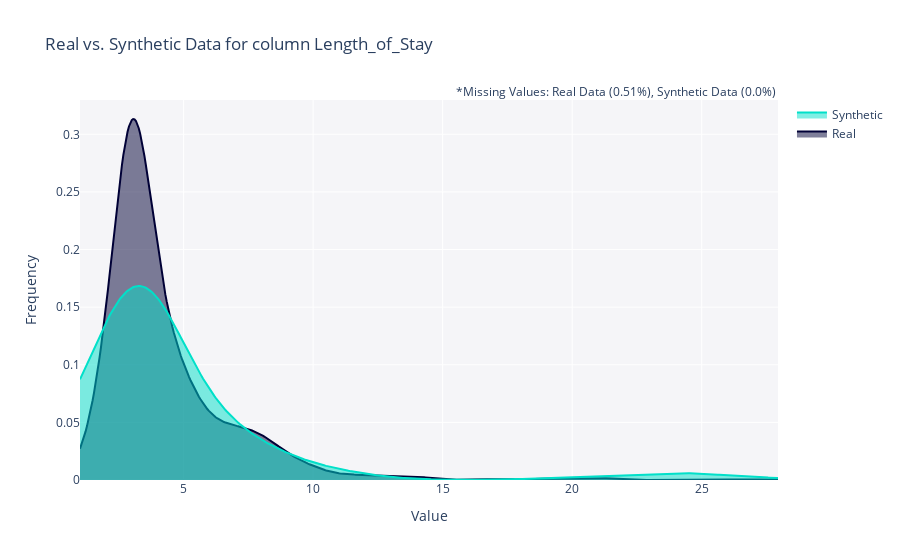

The code cell stored with this chart in its notebook:
### Code cell
from sdv.evaluation.single_table import get_column_plot

fig = get_column_plot(
    real_data=rpad_df,
    synthetic_data=new_data,
    column_name='Length_of_Stay',
    metadata=metadata
)
    
fig.show()
fig.write_image(file = 'Length_of_Stay_metadata.png')

### Figure 1 — Plotly figure (JSON) as saved in the notebook; plotly's stock layout.template omitted (floating-point values rounded to 4 significant figures; data arrays with more than 128 entries replaced by an {"elided": "..."} marker saying what was removed)
{"data": [{"fill": "tozeroy", "hovertemplate": "<b>Real</b><br>Value: %{x}<br>Frequency: %{y}<extra></extra>", "legendgroup": "Real", "marker": {"color": "#000036"}, "mode": "lines", "name": "Real", "showlegend": true, "type": "scatter", "x": {"elided": "500 float values"}, "xaxis": "x", "y": {"elided": "500 float values"}, "yaxis": "y"}, {"fill": "tozeroy", "hovertemplate": "<b>Synthetic</b><br>Value: %{x}<br>Frequency: %{y}<extra></extra>", "legendgroup": "Synthetic", "marker": {"color": "#01E0C9"}, "mode": "lines", "name": "Synthetic", "showlegend": true, "type": "scatter", "x": {"elided": "500 float values"}, "xaxis": "x", "y": {"elided": "500 float values"}, "yaxis": "y"}], "layout": {"annotations": [{"showarrow": false, "text": "*Missing Values: Real Data (0.51%), Synthetic Data (0.0%)", "x": 1, "xref": "paper", "y": 1.05, "yref": "paper"}], "barmode": "overlay", "hovermode": "closest", "legend": {"traceorder": "reversed"}, "plot_bgcolor": "#F5F5F8", "title": {"text": "Real vs. Synthetic Data for column Length_of_Stay"}, "xaxis": {"anchor": "y2", "domain": [0, 1], "title": {"text": "Value"}, "zeroline": false}, "yaxis": {"anchor": "free", "domain": [0, 1], "position": 0, "title": {"text": "Frequency"}}}}
